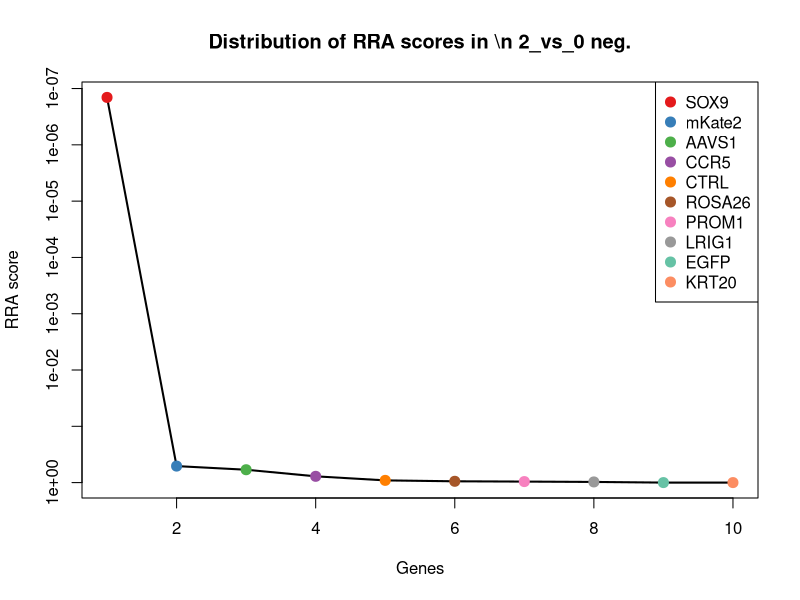
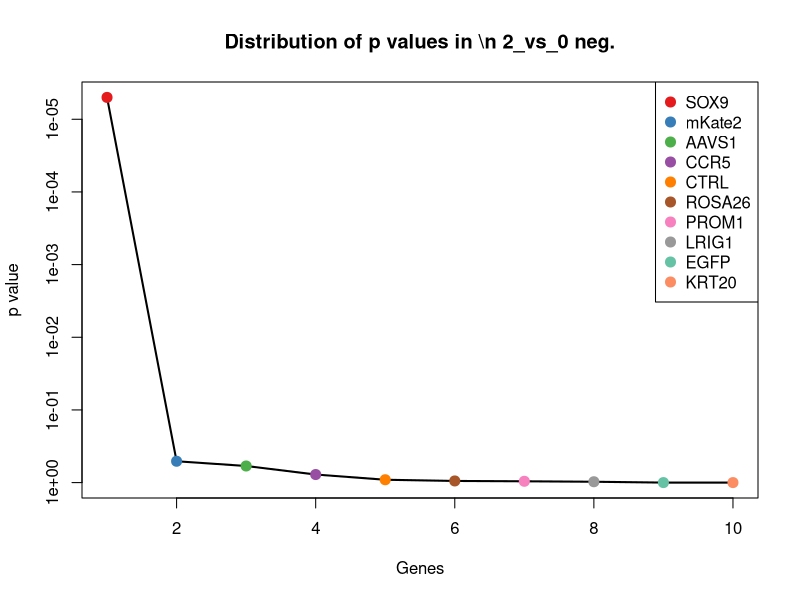
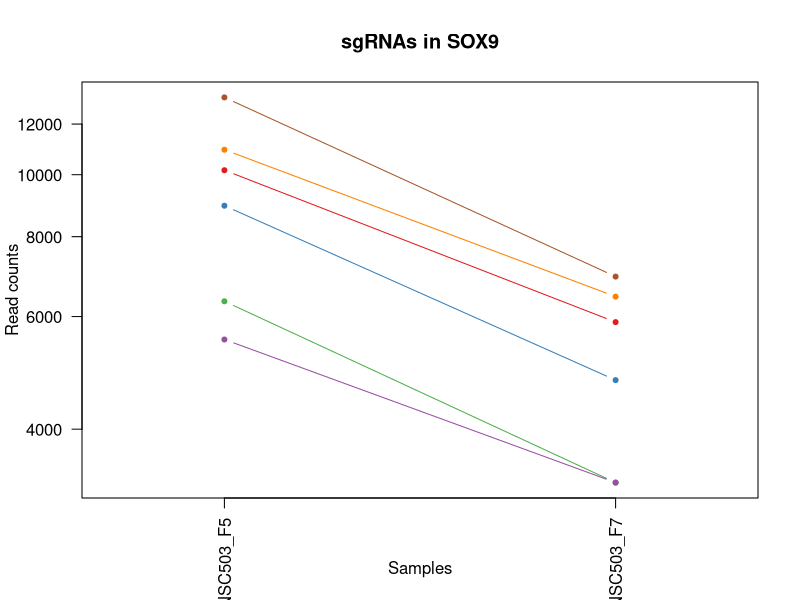
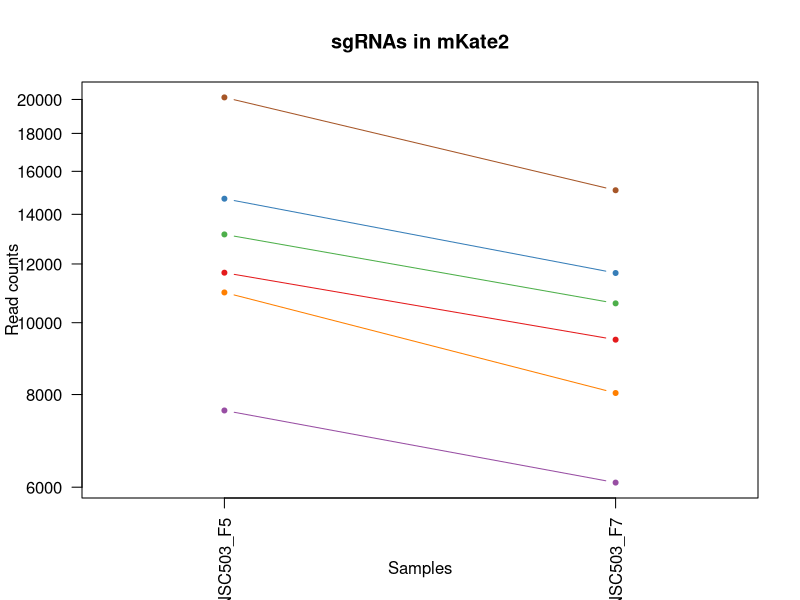
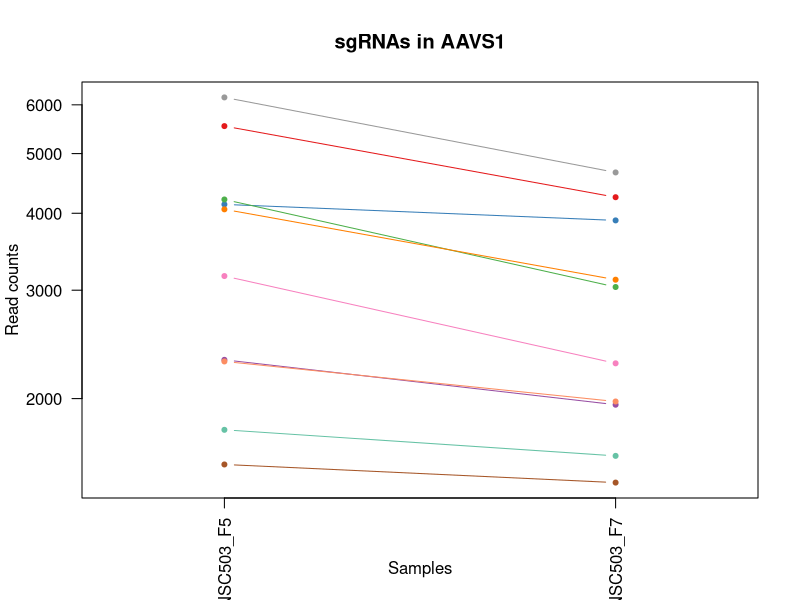
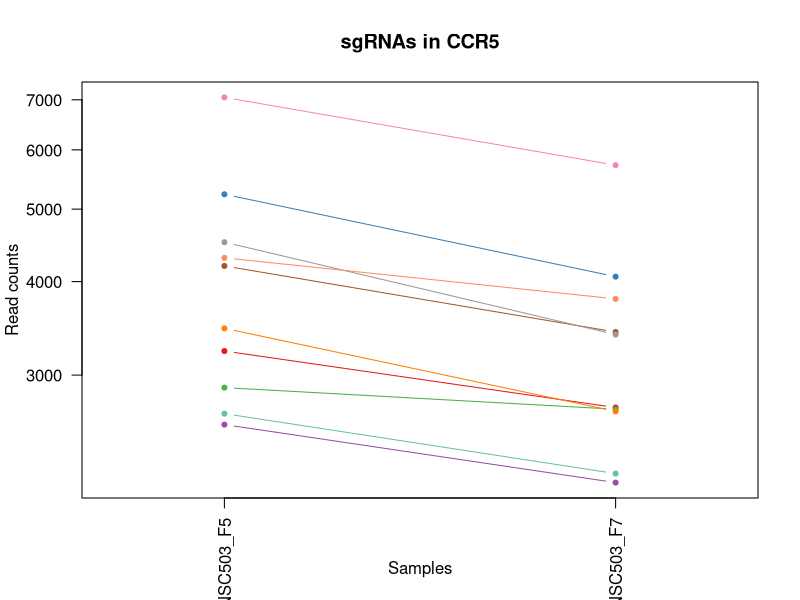
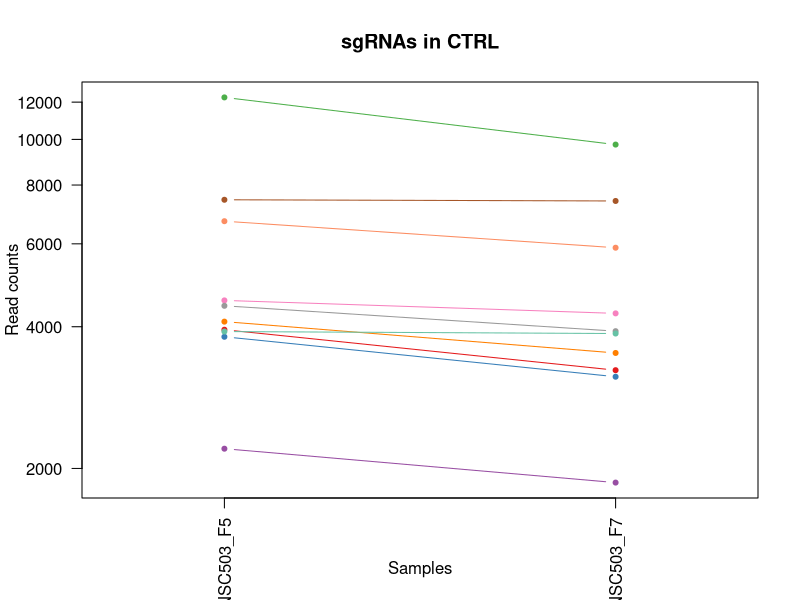
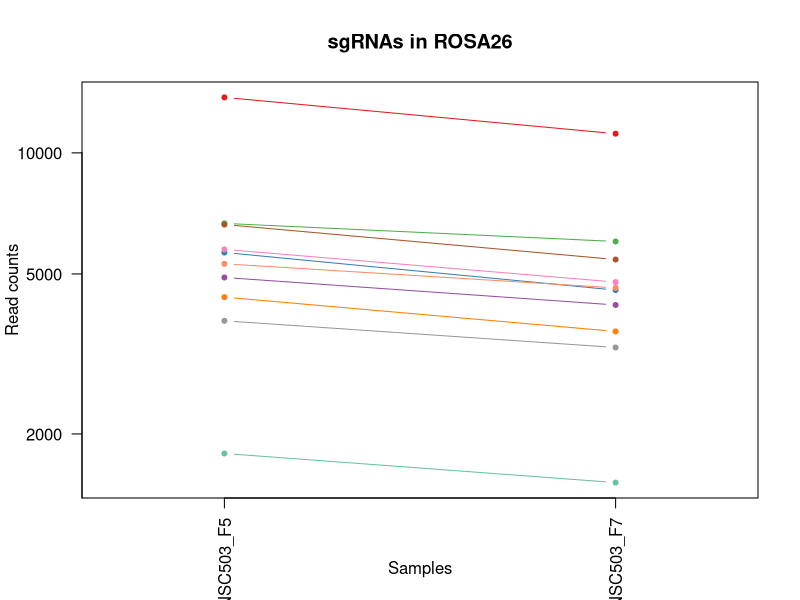

Write R code to recreate these figures, in order. (Note: this script raises an error after producing the figures.)
pdf(file='S3B_c0_t2.pdf',width=4.5,height=4.5);
gstable=read.table('S3B_c0_t2.gene_summary.txt',header=T)
# 
#
# parameters
# Do not modify the variables beginning with "__"

# gstablename='__GENE_SUMMARY_FILE__'
startindex=3
# outputfile='__OUTPUT_FILE__'
targetgenelist=c("SOX9","mKate2","AAVS1","CCR5","CTRL","ROSA26","PROM1","LRIG1","EGFP","KRT20")
# samplelabel=sub('.\\w+.\\w+$','',colnames(gstable)[startindex]);
samplelabel='2_vs_0 neg.'


# You need to write some codes in front of this code:
# gstable=read.table(gstablename,header=T)
# pdf(file=outputfile,width=6,height=6)


# set up color using RColorBrewer
#library(RColorBrewer)
#colors <- brewer.pal(length(targetgenelist), "Set1")

colors=c( "#E41A1C", "#377EB8", "#4DAF4A", "#984EA3", "#FF7F00",  "#A65628", "#F781BF",
          "#999999", "#66C2A5", "#FC8D62", "#8DA0CB", "#E78AC3", "#A6D854", "#FFD92F", "#E5C494", "#B3B3B3", 
          "#8DD3C7", "#FFFFB3", "#BEBADA", "#FB8072", "#80B1D3", "#FDB462", "#B3DE69", "#FCCDE5",
          "#D9D9D9", "#BC80BD", "#CCEBC5", "#FFED6F")

######
# function definition

plotrankedvalues<-function(val, tglist, ...){
  
  plot(val,log='y',ylim=c(max(val),min(val)),type='l',lwd=2, ...)
  if(length(tglist)>0){
    for(i in 1:length(tglist)){
      targetgene=tglist[i];
      tx=which(names(val)==targetgene);ty=val[targetgene];
      points(tx,ty,col=colors[(i %% length(colors)) ],cex=2,pch=20)
      # text(tx+50,ty,targetgene,col=colors[i])
    }
    legend('topright',tglist,pch=20,pt.cex = 2,cex=1,col=colors)
  }
}



plotrandvalues<-function(val,targetgenelist, ...){
  # choose the one with the best distance distribution
  
  mindiffvalue=0;
  randval=val;
  for(i in 1:20){
    randval0=sample(val)
    vindex=sort(which(names(randval0) %in% targetgenelist))
    if(max(vindex)>0.9*length(val)){
      # print('pass...')
      next;
    }
    mindiffind=min(diff(vindex));
    if (mindiffind > mindiffvalue){
      mindiffvalue=mindiffind;
      randval=randval0;
      # print(paste('Diff: ',mindiffvalue))
    }
  }
  plot(randval,log='y',ylim=c(max(randval),min(randval)),pch=20,col='grey', ...)
  
  if(length(targetgenelist)>0){
    for(i in 1:length(targetgenelist)){
      targetgene=targetgenelist[i];
      tx=which(names(randval)==targetgene);ty=randval[targetgene];
      points(tx,ty,col=colors[(i %% length(colors)) ],cex=2,pch=20)
      text(tx+50,ty,targetgene,col=colors[i])
    }
  }
  
}




# set.seed(1235)



pvec=gstable[,startindex]
names(pvec)=gstable[,'id']
pvec=sort(pvec);

plotrankedvalues(pvec,targetgenelist,xlab='Genes',ylab='RRA score',main=paste('Distribution of RRA scores in \\n',samplelabel))

# plotrandvalues(pvec,targetgenelist,xlab='Genes',ylab='RRA score',main=paste('Distribution of RRA scores in \\n',samplelabel))


pvec=gstable[,startindex+1]
names(pvec)=gstable[,'id']
pvec=sort(pvec);

plotrankedvalues(pvec,targetgenelist,xlab='Genes',ylab='p value',main=paste('Distribution of p values in \\n',samplelabel))

# plotrandvalues(pvec,targetgenelist,xlab='Genes',ylab='p value',main=paste('Distribution of p values in \\n',samplelabel))



# you need to write after this code:
# dev.off()






# parameters
# Do not modify the variables beginning with "__"
targetmat=list(c(10161.337768338613,5880.089241642112),c(8941.884236821943,4771.101954051001),c(6337.903387825434,3298.886235239382),c(5522.996881063579,3298.886235239382),c(10940.207040136676,6445.1112457629),c(13208.227859954619,6927.661094002703))
targetgene="SOX9"
collabel=c("S21_MNSC503_F5","S23_MNSC503_F7")

# set up color using RColorBrewer
#library(RColorBrewer)
#colors <- brewer.pal(length(targetgenelist), "Set1")

colors=c( "#E41A1C", "#377EB8", "#4DAF4A", "#984EA3", "#FF7F00",  "#A65628", "#F781BF",
          "#999999", "#66C2A5", "#FC8D62", "#8DA0CB", "#E78AC3", "#A6D854", "#FFD92F", "#E5C494", "#B3B3B3", 
          "#8DD3C7", "#FFFFB3", "#BEBADA", "#FB8072", "#80B1D3", "#FDB462", "#B3DE69", "#FCCDE5",
          "#D9D9D9", "#BC80BD", "#CCEBC5", "#FFED6F")


## code

targetmatvec=unlist(targetmat)+1
yrange=range(targetmatvec[targetmatvec>0]);
# yrange[1]=1; # set the minimum value to 1
for(i in 1:length(targetmat)){
  vali=targetmat[[i]]+1;
  if(i==1){
    plot(1:length(vali),vali,type='b',las=1,pch=20,main=paste('sgRNAs in',targetgene),ylab='Read counts',xlab='Samples',xlim=c(0.7,length(vali)+0.3),ylim = yrange,col=colors[(i %% length(colors))],xaxt='n',log='y')
    axis(1,at=1:length(vali),labels=(collabel),las=2)
    # lines(0:100,rep(1,101),col='black');
  }else{
    lines(1:length(vali),vali,type='b',pch=20,col=colors[(i %% length(colors))])
  }
}




# parameters
# Do not modify the variables beginning with "__"
targetmat=list(c(11678.389111169168,9485.17528967366),c(14695.054425073607,11667.177967078007),c(13152.428270333265,10617.851387996543),c(7613.156508963457,6085.392267984137),c(10983.219223803137,8037.5257449542505),c(20127.376973002487,15086.262982697122))
targetgene="mKate2"
collabel=c("S21_MNSC503_F5","S23_MNSC503_F7")

# set up color using RColorBrewer
#library(RColorBrewer)
#colors <- brewer.pal(length(targetgenelist), "Set1")

colors=c( "#E41A1C", "#377EB8", "#4DAF4A", "#984EA3", "#FF7F00",  "#A65628", "#F781BF",
          "#999999", "#66C2A5", "#FC8D62", "#8DA0CB", "#E78AC3", "#A6D854", "#FFD92F", "#E5C494", "#B3B3B3", 
          "#8DD3C7", "#FFFFB3", "#BEBADA", "#FB8072", "#80B1D3", "#FDB462", "#B3DE69", "#FCCDE5",
          "#D9D9D9", "#BC80BD", "#CCEBC5", "#FFED6F")


## code

targetmatvec=unlist(targetmat)+1
yrange=range(targetmatvec[targetmatvec>0]);
# yrange[1]=1; # set the minimum value to 1
for(i in 1:length(targetmat)){
  vali=targetmat[[i]]+1;
  if(i==1){
    plot(1:length(vali),vali,type='b',las=1,pch=20,main=paste('sgRNAs in',targetgene),ylab='Read counts',xlab='Samples',xlim=c(0.7,length(vali)+0.3),ylim = yrange,col=colors[(i %% length(colors))],xaxt='n',log='y')
    axis(1,at=1:length(vali),labels=(collabel),las=2)
    # lines(0:100,rep(1,101),col='black');
  }else{
    lines(1:length(vali),vali,type='b',pch=20,col=colors[(i %% length(colors))])
  }
}




# parameters
# Do not modify the variables beginning with "__"
targetmat=list(c(5540.434252820252,4246.438664510269),c(4133.81959778196,3893.7385936149944),c(4210.544033511321,3034.7998637481446),c(2311.0330034844023,1953.8882036909852),c(4058.2576535030425,3119.0267463500013),c(1562.3885093979059,1459.9326317655139),c(3161.9767452100477,2281.1447371336153),c(6168.179636060483,4658.799443915192),c(1778.6119191806517,1613.471219841815),c(2297.0831060790642,1977.5770144227574))
targetgene="AAVS1"
collabel=c("S21_MNSC503_F5","S23_MNSC503_F7")

# set up color using RColorBrewer
#library(RColorBrewer)
#colors <- brewer.pal(length(targetgenelist), "Set1")

colors=c( "#E41A1C", "#377EB8", "#4DAF4A", "#984EA3", "#FF7F00",  "#A65628", "#F781BF",
          "#999999", "#66C2A5", "#FC8D62", "#8DA0CB", "#E78AC3", "#A6D854", "#FFD92F", "#E5C494", "#B3B3B3", 
          "#8DD3C7", "#FFFFB3", "#BEBADA", "#FB8072", "#80B1D3", "#FDB462", "#B3DE69", "#FCCDE5",
          "#D9D9D9", "#BC80BD", "#CCEBC5", "#FFED6F")


## code

targetmatvec=unlist(targetmat)+1
yrange=range(targetmatvec[targetmatvec>0]);
# yrange[1]=1; # set the minimum value to 1
for(i in 1:length(targetmat)){
  vali=targetmat[[i]]+1;
  if(i==1){
    plot(1:length(vali),vali,type='b',las=1,pch=20,main=paste('sgRNAs in',targetgene),ylab='Read counts',xlab='Samples',xlim=c(0.7,length(vali)+0.3),ylim = yrange,col=colors[(i %% length(colors))],xaxt='n',log='y')
    axis(1,at=1:length(vali),labels=(collabel),las=2)
    # lines(0:100,rep(1,101),col='black');
  }else{
    lines(1:length(vali),vali,type='b',pch=20,col=colors[(i %% length(colors))])
  }
}




# parameters
# Do not modify the variables beginning with "__"
targetmat=list(c(3229.40124933585,2713.684873828566),c(5232.374018452362,4060.4376320978354),c(2885.3037800041684,2699.6470600615903),c(2574.918562735388,2153.9270498703945),c(3463.062030875269,2682.09979285287),c(4196.594136105982,3424.349195781731),c(7050.51064694814,5723.041200124067),c(4515.116793527877,3397.150931608215),c(2663.2679129691983,2214.465121740479),c(4302.380858096466,3791.9644438044174))
targetgene="CCR5"
collabel=c("S21_MNSC503_F5","S23_MNSC503_F7")

# set up color using RColorBrewer
#library(RColorBrewer)
#colors <- brewer.pal(length(targetgenelist), "Set1")

colors=c( "#E41A1C", "#377EB8", "#4DAF4A", "#984EA3", "#FF7F00",  "#A65628", "#F781BF",
          "#999999", "#66C2A5", "#FC8D62", "#8DA0CB", "#E78AC3", "#A6D854", "#FFD92F", "#E5C494", "#B3B3B3", 
          "#8DD3C7", "#FFFFB3", "#BEBADA", "#FB8072", "#80B1D3", "#FDB462", "#B3DE69", "#FCCDE5",
          "#D9D9D9", "#BC80BD", "#CCEBC5", "#FFED6F")


## code

targetmatvec=unlist(targetmat)+1
yrange=range(targetmatvec[targetmatvec>0]);
# yrange[1]=1; # set the minimum value to 1
for(i in 1:length(targetmat)){
  vali=targetmat[[i]]+1;
  if(i==1){
    plot(1:length(vali),vali,type='b',las=1,pch=20,main=paste('sgRNAs in',targetgene),ylab='Read counts',xlab='Samples',xlim=c(0.7,length(vali)+0.3),ylim = yrange,col=colors[(i %% length(colors))],xaxt='n',log='y')
    axis(1,at=1:length(vali),labels=(collabel),las=2)
    # lines(0:100,rep(1,101),col='black');
  }else{
    lines(1:length(vali),vali,type='b',pch=20,col=colors[(i %% length(colors))])
  }
}




# parameters
# Do not modify the variables beginning with "__"
targetmat=list(c(3940.8460170081107,3233.0839832066818),c(3807.1595002069507,3131.309833396105),c(12279.397191049167,9749.261661164897),c(2201.758807142585,1865.2745042869485),c(4100.107345719058,3517.349711987948),c(7442.27026574806,7398.805218556838),c(4548.829045590778,4269.250111881604),c(4430.254917645401,3913.0405875445863),c(3905.971273494765,3868.29505616235),c(6701.7632118146785,5886.230785165164))
targetgene="CTRL"
collabel=c("S21_MNSC503_F5","S23_MNSC503_F7")

# set up color using RColorBrewer
#library(RColorBrewer)
#colors <- brewer.pal(length(targetgenelist), "Set1")

colors=c( "#E41A1C", "#377EB8", "#4DAF4A", "#984EA3", "#FF7F00",  "#A65628", "#F781BF",
          "#999999", "#66C2A5", "#FC8D62", "#8DA0CB", "#E78AC3", "#A6D854", "#FFD92F", "#E5C494", "#B3B3B3", 
          "#8DD3C7", "#FFFFB3", "#BEBADA", "#FB8072", "#80B1D3", "#FDB462", "#B3DE69", "#FCCDE5",
          "#D9D9D9", "#BC80BD", "#CCEBC5", "#FFED6F")


## code

targetmatvec=unlist(targetmat)+1
yrange=range(targetmatvec[targetmatvec>0]);
# yrange[1]=1; # set the minimum value to 1
for(i in 1:length(targetmat)){
  vali=targetmat[[i]]+1;
  if(i==1){
    plot(1:length(vali),vali,type='b',las=1,pch=20,main=paste('sgRNAs in',targetgene),ylab='Read counts',xlab='Samples',xlim=c(0.7,length(vali)+0.3),ylim = yrange,col=colors[(i %% length(colors))],xaxt='n',log='y')
    axis(1,at=1:length(vali),labels=(collabel),las=2)
    # lines(0:100,rep(1,101),col='black');
  }else{
    lines(1:length(vali),vali,type='b',pch=20,col=colors[(i %% length(colors))])
  }
}




# parameters
# Do not modify the variables beginning with "__"
targetmat=list(c(13737.161469907034,11159.18458138556),c(5650.870940612515,4557.025294104615),c(6676.188399904891,6019.590015951437),c(4897.576480724239,4184.145865919312),c(4375.6178194744925,3595.4350510667523),c(6632.013724787986,5428.247111017568),c(5753.170188251664,4770.224590690565),c(3821.1093976122893,3279.5842413097903),c(1786.7493593337658,1512.5744333916741),c(5296.311048226829,4614.053912532955))
targetgene="ROSA26"
collabel=c("S21_MNSC503_F5","S23_MNSC503_F7")

# set up color using RColorBrewer
#library(RColorBrewer)
#colors <- brewer.pal(length(targetgenelist), "Set1")

colors=c( "#E41A1C", "#377EB8", "#4DAF4A", "#984EA3", "#FF7F00",  "#A65628", "#F781BF",
          "#999999", "#66C2A5", "#FC8D62", "#8DA0CB", "#E78AC3", "#A6D854", "#FFD92F", "#E5C494", "#B3B3B3", 
          "#8DD3C7", "#FFFFB3", "#BEBADA", "#FB8072", "#80B1D3", "#FDB462", "#B3DE69", "#FCCDE5",
          "#D9D9D9", "#BC80BD", "#CCEBC5", "#FFED6F")


## code

targetmatvec=unlist(targetmat)+1
yrange=range(targetmatvec[targetmatvec>0]);
# yrange[1]=1; # set the minimum value to 1
for(i in 1:length(targetmat)){
  vali=targetmat[[i]]+1;
  if(i==1){
    plot(1:length(vali),vali,type='b',las=1,pch=20,main=paste('sgRNAs in',targetgene),ylab='Read counts',xlab='Samples',xlim=c(0.7,length(vali)+0.3),ylim = yrange,col=colors[(i %% length(colors))],xaxt='n',log='y')
    axis(1,at=1:length(vali),labels=(collabel),las=2)
    # lines(0:100,rep(1,101),col='black');
  }else{
    lines(1:length(vali),vali,type='b',pch=20,col=colors[(i %% length(colors))])
  }
}




# parameters
# Do not modify the variables beginning with "__"
targetmat=list(c(4381.430276726716,3895.4933203358664),c(6601.788947076419,6333.686098987527),c(4369.805362222268,3934.9746715554866),c(7272.546513983109,6490.734140505572),c(4184.969221601534,3478.7457241287634),c(10206.674934905963,9131.59785541795))
targetgene="PROM1"
collabel=c("S21_MNSC503_F5","S23_MNSC503_F7")

# set up color using RColorBrewer
#library(RColorBrewer)
#colors <- brewer.pal(length(targetgenelist), "Set1")

colors=c( "#E41A1C", "#377EB8", "#4DAF4A", "#984EA3", "#FF7F00",  "#A65628", "#F781BF",
          "#999999", "#66C2A5", "#FC8D62", "#8DA0CB", "#E78AC3", "#A6D854", "#FFD92F", "#E5C494", "#B3B3B3", 
          "#8DD3C7", "#FFFFB3", "#BEBADA", "#FB8072", "#80B1D3", "#FDB462", "#B3DE69", "#FCCDE5",
          "#D9D9D9", "#BC80BD", "#CCEBC5", "#FFED6F")


## code

targetmatvec=unlist(targetmat)+1
yrange=range(targetmatvec[targetmatvec>0]);
# yrange[1]=1; # set the minimum value to 1
for(i in 1:length(targetmat)){
  vali=targetmat[[i]]+1;
  if(i==1){
    plot(1:length(vali),vali,type='b',las=1,pch=20,main=paste('sgRNAs in',targetgene),ylab='Read counts',xlab='Samples',xlim=c(0.7,length(vali)+0.3),ylim = yrange,col=colors[(i %% length(colors))],xaxt='n',log='y')
    axis(1,at=1:length(vali),labels=(collabel),las=2)
    # lines(0:100,rep(1,101),col='black');
  }else{
    lines(1:length(vali),vali,type='b',pch=20,col=colors[(i %% length(colors))])
  }
}




# parameters
# Do not modify the variables beginning with "__"
targetmat=list(c(5439.297496631549,4575.4499246737705),c(2969.0031644361993,2680.345066131998),c(3072.4649035257926,2697.0149699802823),c(5949.631243376847,5037.820415623546),c(8564.07451542736,7572.523163923167),c(3178.251625516276,2919.8652635310277))
targetgene="LRIG1"
collabel=c("S21_MNSC503_F5","S23_MNSC503_F7")

# set up color using RColorBrewer
#library(RColorBrewer)
#colors <- brewer.pal(length(targetgenelist), "Set1")

colors=c( "#E41A1C", "#377EB8", "#4DAF4A", "#984EA3", "#FF7F00",  "#A65628", "#F781BF",
          "#999999", "#66C2A5", "#FC8D62", "#8DA0CB", "#E78AC3", "#A6D854", "#FFD92F", "#E5C494", "#B3B3B3", 
          "#8DD3C7", "#FFFFB3", "#BEBADA", "#FB8072", "#80B1D3", "#FDB462", "#B3DE69", "#FCCDE5",
          "#D9D9D9", "#BC80BD", "#CCEBC5", "#FFED6F")


## code

targetmatvec=unlist(targetmat)+1
yrange=range(targetmatvec[targetmatvec>0]);
# yrange[1]=1; # set the minimum value to 1
for(i in 1:length(targetmat)){
  vali=targetmat[[i]]+1;
  if(i==1){
    plot(1:length(vali),vali,type='b',las=1,pch=20,main=paste('sgRNAs in',targetgene),ylab='Read counts',xlab='Samples',xlim=c(0.7,length(vali)+0.3),ylim = yrange,col=colors[(i %% length(colors))],xaxt='n',log='y')
    axis(1,at=1:length(vali),labels=(collabel),las=2)
    # lines(0:100,rep(1,101),col='black');
  }else{
    lines(1:length(vali),vali,type='b',pch=20,col=colors[(i %% length(colors))])
  }
}




# parameters
# Do not modify the variables beginning with "__"
targetmat=list(c(262.7230678005407,7917.326964574518),c(296.435319863442,10121.263725989764),c(241.79822169253305,4517.543942884995),c(309.22272581833556,5398.416756762745),c(346.4224522325714,8868.388847287148),c(2205.2462814939195,8652.55746061989))
targetgene="EGFP"
collabel=c("S21_MNSC503_F5","S23_MNSC503_F7")

# set up color using RColorBrewer
#library(RColorBrewer)
#colors <- brewer.pal(length(targetgenelist), "Set1")

colors=c( "#E41A1C", "#377EB8", "#4DAF4A", "#984EA3", "#FF7F00",  "#A65628", "#F781BF",
          "#999999", "#66C2A5", "#FC8D62", "#8DA0CB", "#E78AC3", "#A6D854", "#FFD92F", "#E5C494", "#B3B3B3", 
          "#8DD3C7", "#FFFFB3", "#BEBADA", "#FB8072", "#80B1D3", "#FDB462", "#B3DE69", "#FCCDE5",
          "#D9D9D9", "#BC80BD", "#CCEBC5", "#FFED6F")


## code

targetmatvec=unlist(targetmat)+1
yrange=range(targetmatvec[targetmatvec>0]);
# yrange[1]=1; # set the minimum value to 1
for(i in 1:length(targetmat)){
  vali=targetmat[[i]]+1;
  if(i==1){
    plot(1:length(vali),vali,type='b',las=1,pch=20,main=paste('sgRNAs in',targetgene),ylab='Read counts',xlab='Samples',xlim=c(0.7,length(vali)+0.3),ylim = yrange,col=colors[(i %% length(colors))],xaxt='n',log='y')
    axis(1,at=1:length(vali),labels=(collabel),las=2)
    # lines(0:100,rep(1,101),col='black');
  }else{
    lines(1:length(vali),vali,type='b',pch=20,col=colors[(i %% length(colors))])
  }
}




# parameters
# Do not modify the variables beginning with "__"
targetmat=list(c(1031.1299165446,6846.94366484259),c(981.1427841754706,10075.640831247092),c(817.2314896627439,6768.858325763786),c(468.4840545292828,3384.867844562111),c(1221.7785144175589,10812.626054013337),c(961.3804295179078,5250.142348849059))
targetgene="KRT20"
collabel=c("S21_MNSC503_F5","S23_MNSC503_F7")

# set up color using RColorBrewer
#library(RColorBrewer)
#colors <- brewer.pal(length(targetgenelist), "Set1")

colors=c( "#E41A1C", "#377EB8", "#4DAF4A", "#984EA3", "#FF7F00",  "#A65628", "#F781BF",
          "#999999", "#66C2A5", "#FC8D62", "#8DA0CB", "#E78AC3", "#A6D854", "#FFD92F", "#E5C494", "#B3B3B3", 
          "#8DD3C7", "#FFFFB3", "#BEBADA", "#FB8072", "#80B1D3", "#FDB462", "#B3DE69", "#FCCDE5",
          "#D9D9D9", "#BC80BD", "#CCEBC5", "#FFED6F")


## code

targetmatvec=unlist(targetmat)+1
yrange=range(targetmatvec[targetmatvec>0]);
# yrange[1]=1; # set the minimum value to 1
for(i in 1:length(targetmat)){
  vali=targetmat[[i]]+1;
  if(i==1){
    plot(1:length(vali),vali,type='b',las=1,pch=20,main=paste('sgRNAs in',targetgene),ylab='Read counts',xlab='Samples',xlim=c(0.7,length(vali)+0.3),ylim = yrange,col=colors[(i %% length(colors))],xaxt='n',log='y')
    axis(1,at=1:length(vali),labels=(collabel),las=2)
    # lines(0:100,rep(1,101),col='black');
  }else{
    lines(1:length(vali),vali,type='b',pch=20,col=colors[(i %% length(colors))])
  }
}



# 
#
# parameters
# Do not modify the variables beginning with "__"

# gstablename='__GENE_SUMMARY_FILE__'
startindex=9
# outputfile='__OUTPUT_FILE__'
targetgenelist=c("EGFP","KRT20","PROM1","LRIG1","CTRL","AAVS1","CCR5","ROSA26","mKate2","SOX9")
# samplelabel=sub('.\\w+.\\w+$','',colnames(gstable)[startindex]);
samplelabel='2_vs_0 pos.'


# You need to write some codes in front of this code:
# gstable=read.table(gstablename,header=T)
# pdf(file=outputfile,width=6,height=6)


# set up color using RColorBrewer
#library(RColorBrewer)
#colors <- brewer.pal(length(targetgenelist), "Set1")

colors=c( "#E41A1C", "#377EB8", "#4DAF4A", "#984EA3", "#FF7F00",  "#A65628", "#F781BF",
          "#999999", "#66C2A5", "#FC8D62", "#8DA0CB", "#E78AC3", "#A6D854", "#FFD92F", "#E5C494", "#B3B3B3", 
          "#8DD3C7", "#FFFFB3", "#BEBADA", "#FB8072", "#80B1D3", "#FDB462", "#B3DE69", "#FCCDE5",
          "#D9D9D9", "#BC80BD", "#CCEBC5", "#FFED6F")

######
# function definition

plotrankedvalues<-function(val, tglist, ...){
  
  plot(val,log='y',ylim=c(max(val),min(val)),type='l',lwd=2, ...)
  if(length(tglist)>0){
    for(i in 1:length(tglist)){
      targetgene=tglist[i];
      tx=which(names(val)==targetgene);ty=val[targetgene];
      points(tx,ty,col=colors[(i %% length(colors)) ],cex=2,pch=20)
      # text(tx+50,ty,targetgene,col=colors[i])
    }
    legend('topright',tglist,pch=20,pt.cex = 2,cex=1,col=colors)
  }
}



plotrandvalues<-function(val,targetgenelist, ...){
  # choose the one with the best distance distribution
  
  mindiffvalue=0;
  randval=val;
  for(i in 1:20){
    randval0=sample(val)
    vindex=sort(which(names(randval0) %in% targetgenelist))
    if(max(vindex)>0.9*length(val)){
      # print('pass...')
      next;
    }
    mindiffind=min(diff(vindex));
    if (mindiffind > mindiffvalue){
      mindiffvalue=mindiffind;
      randval=randval0;
      # print(paste('Diff: ',mindiffvalue))
    }
  }
  plot(randval,log='y',ylim=c(max(randval),min(randval)),pch=20,col='grey', ...)
  
  if(length(targetgenelist)>0){
    for(i in 1:length(targetgenelist)){
      targetgene=targetgenelist[i];
      tx=which(names(randval)==targetgene);ty=randval[targetgene];
      points(tx,ty,col=colors[(i %% length(colors)) ],cex=2,pch=20)
      text(tx+50,ty,targetgene,col=colors[i])
    }
  }
  
}




# set.seed(1235)



pvec=gstable[,startindex]
names(pvec)=gstable[,'id']
pvec=sort(pvec);

plotrankedvalues(pvec,targetgenelist,xlab='Genes',ylab='RRA score',main=paste('Distribution of RRA scores in \\n',samplelabel))

# plotrandvalues(pvec,targetgenelist,xlab='Genes',ylab='RRA score',main=paste('Distribution of RRA scores in \\n',samplelabel))


pvec=gstable[,startindex+1]
names(pvec)=gstable[,'id']
pvec=sort(pvec);

plotrankedvalues(pvec,targetgenelist,xlab='Genes',ylab='p value',main=paste('Distribution of p values in \\n',samplelabel))

# plotrandvalues(pvec,targetgenelist,xlab='Genes',ylab='p value',main=paste('Distribution of p values in \\n',samplelabel))



# you need to write after this code:
# dev.off()






# parameters
# Do not modify the variables beginning with "__"
targetmat=list(c(262.7230678005407,7917.326964574518),c(296.435319863442,10121.263725989764),c(241.79822169253305,4517.543942884995),c(309.22272581833556,5398.416756762745),c(346.4224522325714,8868.388847287148),c(2205.2462814939195,8652.55746061989))
targetgene="EGFP"
collabel=c("S21_MNSC503_F5","S23_MNSC503_F7")

# set up color using RColorBrewer
#library(RColorBrewer)
#colors <- brewer.pal(length(targetgenelist), "Set1")

colors=c( "#E41A1C", "#377EB8", "#4DAF4A", "#984EA3", "#FF7F00",  "#A65628", "#F781BF",
          "#999999", "#66C2A5", "#FC8D62", "#8DA0CB", "#E78AC3", "#A6D854", "#FFD92F", "#E5C494", "#B3B3B3", 
          "#8DD3C7", "#FFFFB3", "#BEBADA", "#FB8072", "#80B1D3", "#FDB462", "#B3DE69", "#FCCDE5",
          "#D9D9D9", "#BC80BD", "#CCEBC5", "#FFED6F")


## code

targetmatvec=unlist(targetmat)+1
yrange=range(targetmatvec[targetmatvec>0]);
# yrange[1]=1; # set the minimum value to 1
for(i in 1:length(targetmat)){
  vali=targetmat[[i]]+1;
  if(i==1){
    plot(1:length(vali),vali,type='b',las=1,pch=20,main=paste('sgRNAs in',targetgene),ylab='Read counts',xlab='Samples',xlim=c(0.7,length(vali)+0.3),ylim = yrange,col=colors[(i %% length(colors))],xaxt='n',log='y')
    axis(1,at=1:length(vali),labels=(collabel),las=2)
    # lines(0:100,rep(1,101),col='black');
  }else{
    lines(1:length(vali),vali,type='b',pch=20,col=colors[(i %% length(colors))])
  }
}




# parameters
# Do not modify the variables beginning with "__"
targetmat=list(c(1031.1299165446,6846.94366484259),c(981.1427841754706,10075.640831247092),c(817.2314896627439,6768.858325763786),c(468.4840545292828,3384.867844562111),c(1221.7785144175589,10812.626054013337),c(961.3804295179078,5250.142348849059))
targetgene="KRT20"
collabel=c("S21_MNSC503_F5","S23_MNSC503_F7")

# set up color using RColorBrewer
#library(RColorBrewer)
#colors <- brewer.pal(length(targetgenelist), "Set1")

colors=c( "#E41A1C", "#377EB8", "#4DAF4A", "#984EA3", "#FF7F00",  "#A65628", "#F781BF",
          "#999999", "#66C2A5", "#FC8D62", "#8DA0CB", "#E78AC3", "#A6D854", "#FFD92F", "#E5C494", "#B3B3B3", 
          "#8DD3C7", "#FFFFB3", "#BEBADA", "#FB8072", "#80B1D3", "#FDB462", "#B3DE69", "#FCCDE5",
          "#D9D9D9", "#BC80BD", "#CCEBC5", "#FFED6F")


## code

targetmatvec=unlist(targetmat)+1
yrange=range(targetmatvec[targetmatvec>0]);
# yrange[1]=1; # set the minimum value to 1
for(i in 1:length(targetmat)){
  vali=targetmat[[i]]+1;
  if(i==1){
    plot(1:length(vali),vali,type='b',las=1,pch=20,main=paste('sgRNAs in',targetgene),ylab='Read counts',xlab='Samples',xlim=c(0.7,length(vali)+0.3),ylim = yrange,col=colors[(i %% length(colors))],xaxt='n',log='y')
    axis(1,at=1:length(vali),labels=(collabel),las=2)
    # lines(0:100,rep(1,101),col='black');
  }else{
    lines(1:length(vali),vali,type='b',pch=20,col=colors[(i %% length(colors))])
  }
}




# parameters
# Do not modify the variables beginning with "__"
targetmat=list(c(4381.430276726716,3895.4933203358664),c(6601.788947076419,6333.686098987527),c(4369.805362222268,3934.9746715554866),c(7272.546513983109,6490.734140505572),c(4184.969221601534,3478.7457241287634),c(10206.674934905963,9131.59785541795))
targetgene="PROM1"
collabel=c("S21_MNSC503_F5","S23_MNSC503_F7")

# set up color using RColorBrewer
#library(RColorBrewer)
#colors <- brewer.pal(length(targetgenelist), "Set1")

colors=c( "#E41A1C", "#377EB8", "#4DAF4A", "#984EA3", "#FF7F00",  "#A65628", "#F781BF",
          "#999999", "#66C2A5", "#FC8D62", "#8DA0CB", "#E78AC3", "#A6D854", "#FFD92F", "#E5C494", "#B3B3B3", 
          "#8DD3C7", "#FFFFB3", "#BEBADA", "#FB8072", "#80B1D3", "#FDB462", "#B3DE69", "#FCCDE5",
          "#D9D9D9", "#BC80BD", "#CCEBC5", "#FFED6F")


## code

targetmatvec=unlist(targetmat)+1
yrange=range(targetmatvec[targetmatvec>0]);
# yrange[1]=1; # set the minimum value to 1
for(i in 1:length(targetmat)){
  vali=targetmat[[i]]+1;
  if(i==1){
    plot(1:length(vali),vali,type='b',las=1,pch=20,main=paste('sgRNAs in',targetgene),ylab='Read counts',xlab='Samples',xlim=c(0.7,length(vali)+0.3),ylim = yrange,col=colors[(i %% length(colors))],xaxt='n',log='y')
    axis(1,at=1:length(vali),labels=(collabel),las=2)
    # lines(0:100,rep(1,101),col='black');
  }else{
    lines(1:length(vali),vali,type='b',pch=20,col=colors[(i %% length(colors))])
  }
}




# parameters
# Do not modify the variables beginning with "__"
targetmat=list(c(5439.297496631549,4575.4499246737705),c(2969.0031644361993,2680.345066131998),c(3072.4649035257926,2697.0149699802823),c(5949.631243376847,5037.820415623546),c(8564.07451542736,7572.523163923167),c(3178.251625516276,2919.8652635310277))
targetgene="LRIG1"
collabel=c("S21_MNSC503_F5","S23_MNSC503_F7")

# set up color using RColorBrewer
#library(RColorBrewer)
#colors <- brewer.pal(length(targetgenelist), "Set1")

colors=c( "#E41A1C", "#377EB8", "#4DAF4A", "#984EA3", "#FF7F00",  "#A65628", "#F781BF",
          "#999999", "#66C2A5", "#FC8D62", "#8DA0CB", "#E78AC3", "#A6D854", "#FFD92F", "#E5C494", "#B3B3B3", 
          "#8DD3C7", "#FFFFB3", "#BEBADA", "#FB8072", "#80B1D3", "#FDB462", "#B3DE69", "#FCCDE5",
          "#D9D9D9", "#BC80BD", "#CCEBC5", "#FFED6F")


## code

targetmatvec=unlist(targetmat)+1
yrange=range(targetmatvec[targetmatvec>0]);
# yrange[1]=1; # set the minimum value to 1
for(i in 1:length(targetmat)){
  vali=targetmat[[i]]+1;
  if(i==1){
    plot(1:length(vali),vali,type='b',las=1,pch=20,main=paste('sgRNAs in',targetgene),ylab='Read counts',xlab='Samples',xlim=c(0.7,length(vali)+0.3),ylim = yrange,col=colors[(i %% length(colors))],xaxt='n',log='y')
    axis(1,at=1:length(vali),labels=(collabel),las=2)
    # lines(0:100,rep(1,101),col='black');
  }else{
    lines(1:length(vali),vali,type='b',pch=20,col=colors[(i %% length(colors))])
  }
}




# parameters
# Do not modify the variables beginning with "__"
targetmat=list(c(3940.8460170081107,3233.0839832066818),c(3807.1595002069507,3131.309833396105),c(12279.397191049167,9749.261661164897),c(2201.758807142585,1865.2745042869485),c(4100.107345719058,3517.349711987948),c(7442.27026574806,7398.805218556838),c(4548.829045590778,4269.250111881604),c(4430.254917645401,3913.0405875445863),c(3905.971273494765,3868.29505616235),c(6701.7632118146785,5886.230785165164))
targetgene="CTRL"
collabel=c("S21_MNSC503_F5","S23_MNSC503_F7")

# set up color using RColorBrewer
#library(RColorBrewer)
#colors <- brewer.pal(length(targetgenelist), "Set1")

colors=c( "#E41A1C", "#377EB8", "#4DAF4A", "#984EA3", "#FF7F00",  "#A65628", "#F781BF",
          "#999999", "#66C2A5", "#FC8D62", "#8DA0CB", "#E78AC3", "#A6D854", "#FFD92F", "#E5C494", "#B3B3B3", 
          "#8DD3C7", "#FFFFB3", "#BEBADA", "#FB8072", "#80B1D3", "#FDB462", "#B3DE69", "#FCCDE5",
          "#D9D9D9", "#BC80BD", "#CCEBC5", "#FFED6F")


## code

targetmatvec=unlist(targetmat)+1
yrange=range(targetmatvec[targetmatvec>0]);
# yrange[1]=1; # set the minimum value to 1
for(i in 1:length(targetmat)){
  vali=targetmat[[i]]+1;
  if(i==1){
    plot(1:length(vali),vali,type='b',las=1,pch=20,main=paste('sgRNAs in',targetgene),ylab='Read counts',xlab='Samples',xlim=c(0.7,length(vali)+0.3),ylim = yrange,col=colors[(i %% length(colors))],xaxt='n',log='y')
    axis(1,at=1:length(vali),labels=(collabel),las=2)
    # lines(0:100,rep(1,101),col='black');
  }else{
    lines(1:length(vali),vali,type='b',pch=20,col=colors[(i %% length(colors))])
  }
}




# parameters
# Do not modify the variables beginning with "__"
targetmat=list(c(5540.434252820252,4246.438664510269),c(4133.81959778196,3893.7385936149944),c(4210.544033511321,3034.7998637481446),c(2311.0330034844023,1953.8882036909852),c(4058.2576535030425,3119.0267463500013),c(1562.3885093979059,1459.9326317655139),c(3161.9767452100477,2281.1447371336153),c(6168.179636060483,4658.799443915192),c(1778.6119191806517,1613.471219841815),c(2297.0831060790642,1977.5770144227574))
targetgene="AAVS1"
collabel=c("S21_MNSC503_F5","S23_MNSC503_F7")

# set up color using RColorBrewer
#library(RColorBrewer)
#colors <- brewer.pal(length(targetgenelist), "Set1")

colors=c( "#E41A1C", "#377EB8", "#4DAF4A", "#984EA3", "#FF7F00",  "#A65628", "#F781BF",
          "#999999", "#66C2A5", "#FC8D62", "#8DA0CB", "#E78AC3", "#A6D854", "#FFD92F", "#E5C494", "#B3B3B3", 
          "#8DD3C7", "#FFFFB3", "#BEBADA", "#FB8072", "#80B1D3", "#FDB462", "#B3DE69", "#FCCDE5",
          "#D9D9D9", "#BC80BD", "#CCEBC5", "#FFED6F")


## code

targetmatvec=unlist(targetmat)+1
yrange=range(targetmatvec[targetmatvec>0]);
# yrange[1]=1; # set the minimum value to 1
for(i in 1:length(targetmat)){
  vali=targetmat[[i]]+1;
  if(i==1){
    plot(1:length(vali),vali,type='b',las=1,pch=20,main=paste('sgRNAs in',targetgene),ylab='Read counts',xlab='Samples',xlim=c(0.7,length(vali)+0.3),ylim = yrange,col=colors[(i %% length(colors))],xaxt='n',log='y')
    axis(1,at=1:length(vali),labels=(collabel),las=2)
    # lines(0:100,rep(1,101),col='black');
  }else{
    lines(1:length(vali),vali,type='b',pch=20,col=colors[(i %% length(colors))])
  }
}




# parameters
# Do not modify the variables beginning with "__"
targetmat=list(c(3229.40124933585,2713.684873828566),c(5232.374018452362,4060.4376320978354),c(2885.3037800041684,2699.6470600615903),c(2574.918562735388,2153.9270498703945),c(3463.062030875269,2682.09979285287),c(4196.594136105982,3424.349195781731),c(7050.51064694814,5723.041200124067),c(4515.116793527877,3397.150931608215),c(2663.2679129691983,2214.465121740479),c(4302.380858096466,3791.9644438044174))
targetgene="CCR5"
collabel=c("S21_MNSC503_F5","S23_MNSC503_F7")

# set up color using RColorBrewer
#library(RColorBrewer)
#colors <- brewer.pal(length(targetgenelist), "Set1")

colors=c( "#E41A1C", "#377EB8", "#4DAF4A", "#984EA3", "#FF7F00",  "#A65628", "#F781BF",
          "#999999", "#66C2A5", "#FC8D62", "#8DA0CB", "#E78AC3", "#A6D854", "#FFD92F", "#E5C494", "#B3B3B3", 
          "#8DD3C7", "#FFFFB3", "#BEBADA", "#FB8072", "#80B1D3", "#FDB462", "#B3DE69", "#FCCDE5",
          "#D9D9D9", "#BC80BD", "#CCEBC5", "#FFED6F")


## code

targetmatvec=unlist(targetmat)+1
yrange=range(targetmatvec[targetmatvec>0]);
# yrange[1]=1; # set the minimum value to 1
for(i in 1:length(targetmat)){
  vali=targetmat[[i]]+1;
  if(i==1){
    plot(1:length(vali),vali,type='b',las=1,pch=20,main=paste('sgRNAs in',targetgene),ylab='Read counts',xlab='Samples',xlim=c(0.7,length(vali)+0.3),ylim = yrange,col=colors[(i %% length(colors))],xaxt='n',log='y')
    axis(1,at=1:length(vali),labels=(collabel),las=2)
    # lines(0:100,rep(1,101),col='black');
  }else{
    lines(1:length(vali),vali,type='b',pch=20,col=colors[(i %% length(colors))])
  }
}




# parameters
# Do not modify the variables beginning with "__"
targetmat=list(c(13737.161469907034,11159.18458138556),c(5650.870940612515,4557.025294104615),c(6676.188399904891,6019.590015951437),c(4897.576480724239,4184.145865919312),c(4375.6178194744925,3595.4350510667523),c(6632.013724787986,5428.247111017568),c(5753.170188251664,4770.224590690565),c(3821.1093976122893,3279.5842413097903),c(1786.7493593337658,1512.5744333916741),c(5296.311048226829,4614.053912532955))
targetgene="ROSA26"
collabel=c("S21_MNSC503_F5","S23_MNSC503_F7")

# set up color using RColorBrewer
#library(RColorBrewer)
#colors <- brewer.pal(length(targetgenelist), "Set1")

colors=c( "#E41A1C", "#377EB8", "#4DAF4A", "#984EA3", "#FF7F00",  "#A65628", "#F781BF",
          "#999999", "#66C2A5", "#FC8D62", "#8DA0CB", "#E78AC3", "#A6D854", "#FFD92F", "#E5C494", "#B3B3B3", 
          "#8DD3C7", "#FFFFB3", "#BEBADA", "#FB8072", "#80B1D3", "#FDB462", "#B3DE69", "#FCCDE5",
          "#D9D9D9", "#BC80BD", "#CCEBC5", "#FFED6F")


## code

targetmatvec=unlist(targetmat)+1
yrange=range(targetmatvec[targetmatvec>0]);
# yrange[1]=1; # set the minimum value to 1
for(i in 1:length(targetmat)){
  vali=targetmat[[i]]+1;
  if(i==1){
    plot(1:length(vali),vali,type='b',las=1,pch=20,main=paste('sgRNAs in',targetgene),ylab='Read counts',xlab='Samples',xlim=c(0.7,length(vali)+0.3),ylim = yrange,col=colors[(i %% length(colors))],xaxt='n',log='y')
    axis(1,at=1:length(vali),labels=(collabel),las=2)
    # lines(0:100,rep(1,101),col='black');
  }else{
    lines(1:length(vali),vali,type='b',pch=20,col=colors[(i %% length(colors))])
  }
}




# parameters
# Do not modify the variables beginning with "__"
targetmat=list(c(11678.389111169168,9485.17528967366),c(14695.054425073607,11667.177967078007),c(13152.428270333265,10617.851387996543),c(7613.156508963457,6085.392267984137),c(10983.219223803137,8037.5257449542505),c(20127.376973002487,15086.262982697122))
targetgene="mKate2"
collabel=c("S21_MNSC503_F5","S23_MNSC503_F7")

# set up color using RColorBrewer
#library(RColorBrewer)
#colors <- brewer.pal(length(targetgenelist), "Set1")

colors=c( "#E41A1C", "#377EB8", "#4DAF4A", "#984EA3", "#FF7F00",  "#A65628", "#F781BF",
          "#999999", "#66C2A5", "#FC8D62", "#8DA0CB", "#E78AC3", "#A6D854", "#FFD92F", "#E5C494", "#B3B3B3", 
          "#8DD3C7", "#FFFFB3", "#BEBADA", "#FB8072", "#80B1D3", "#FDB462", "#B3DE69", "#FCCDE5",
          "#D9D9D9", "#BC80BD", "#CCEBC5", "#FFED6F")


## code

targetmatvec=unlist(targetmat)+1
yrange=range(targetmatvec[targetmatvec>0]);
# yrange[1]=1; # set the minimum value to 1
for(i in 1:length(targetmat)){
  vali=targetmat[[i]]+1;
  if(i==1){
    plot(1:length(vali),vali,type='b',las=1,pch=20,main=paste('sgRNAs in',targetgene),ylab='Read counts',xlab='Samples',xlim=c(0.7,length(vali)+0.3),ylim = yrange,col=colors[(i %% length(colors))],xaxt='n',log='y')
    axis(1,at=1:length(vali),labels=(collabel),las=2)
    # lines(0:100,rep(1,101),col='black');
  }else{
    lines(1:length(vali),vali,type='b',pch=20,col=colors[(i %% length(colors))])
  }
}




# parameters
# Do not modify the variables beginning with "__"
targetmat=list(c(10161.337768338613,5880.089241642112),c(8941.884236821943,4771.101954051001),c(6337.903387825434,3298.886235239382),c(5522.996881063579,3298.886235239382),c(10940.207040136676,6445.1112457629),c(13208.227859954619,6927.661094002703))
targetgene="SOX9"
collabel=c("S21_MNSC503_F5","S23_MNSC503_F7")

# set up color using RColorBrewer
#library(RColorBrewer)
#colors <- brewer.pal(length(targetgenelist), "Set1")

colors=c( "#E41A1C", "#377EB8", "#4DAF4A", "#984EA3", "#FF7F00",  "#A65628", "#F781BF",
          "#999999", "#66C2A5", "#FC8D62", "#8DA0CB", "#E78AC3", "#A6D854", "#FFD92F", "#E5C494", "#B3B3B3", 
          "#8DD3C7", "#FFFFB3", "#BEBADA", "#FB8072", "#80B1D3", "#FDB462", "#B3DE69", "#FCCDE5",
          "#D9D9D9", "#BC80BD", "#CCEBC5", "#FFED6F")


## code

targetmatvec=unlist(targetmat)+1
yrange=range(targetmatvec[targetmatvec>0]);
# yrange[1]=1; # set the minimum value to 1
for(i in 1:length(targetmat)){
  vali=targetmat[[i]]+1;
  if(i==1){
    plot(1:length(vali),vali,type='b',las=1,pch=20,main=paste('sgRNAs in',targetgene),ylab='Read counts',xlab='Samples',xlim=c(0.7,length(vali)+0.3),ylim = yrange,col=colors[(i %% length(colors))],xaxt='n',log='y')
    axis(1,at=1:length(vali),labels=(collabel),las=2)
    # lines(0:100,rep(1,101),col='black');
  }else{
    lines(1:length(vali),vali,type='b',pch=20,col=colors[(i %% length(colors))])
  }
}



dev.off()
Sweave("S3B_c0_t2_summary.Rnw");
library(tools);

texi2dvi("S3B_c0_t2_summary.tex",pdf=TRUE);
